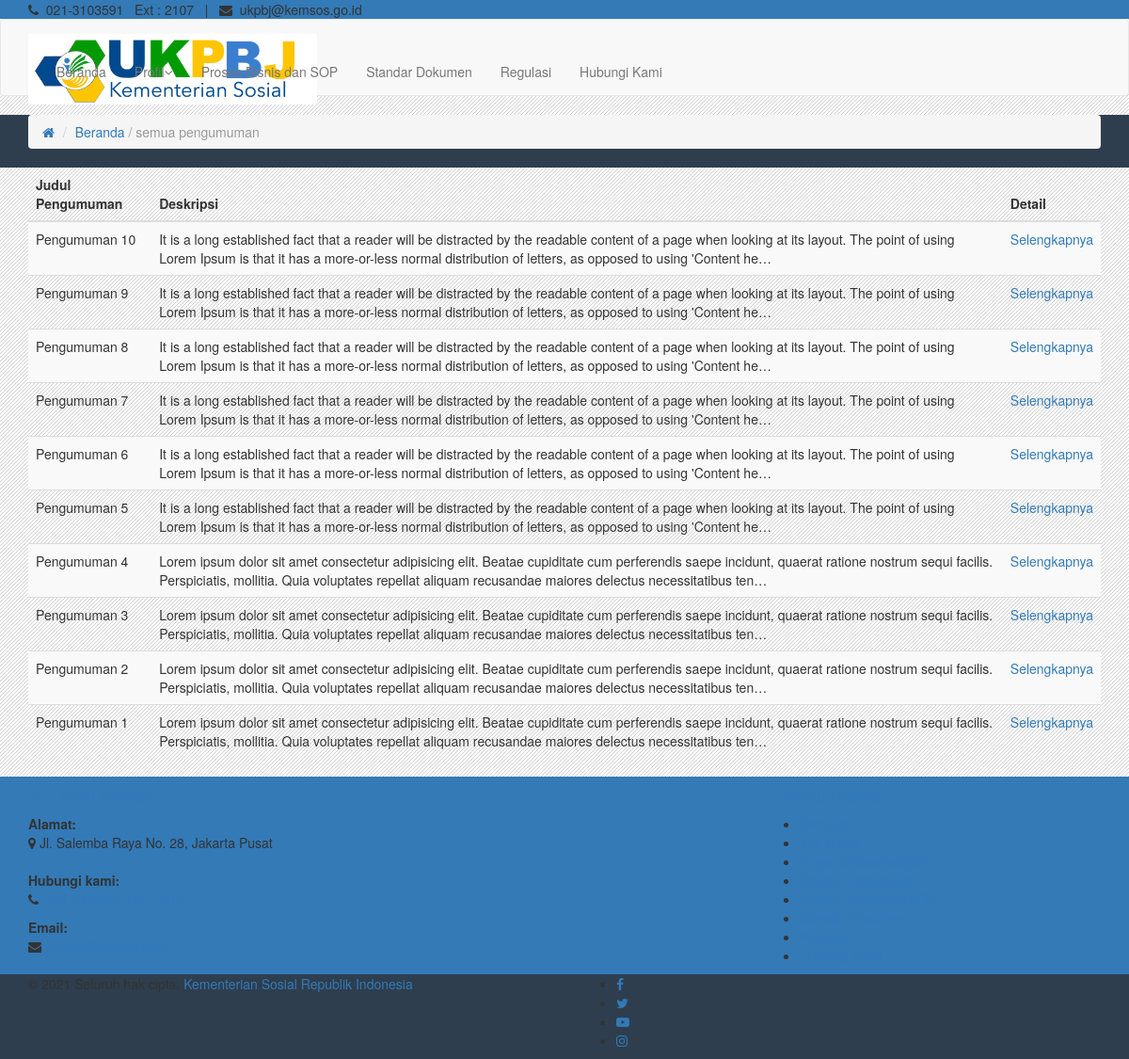
Before: /pengumuman/ with the older database file.
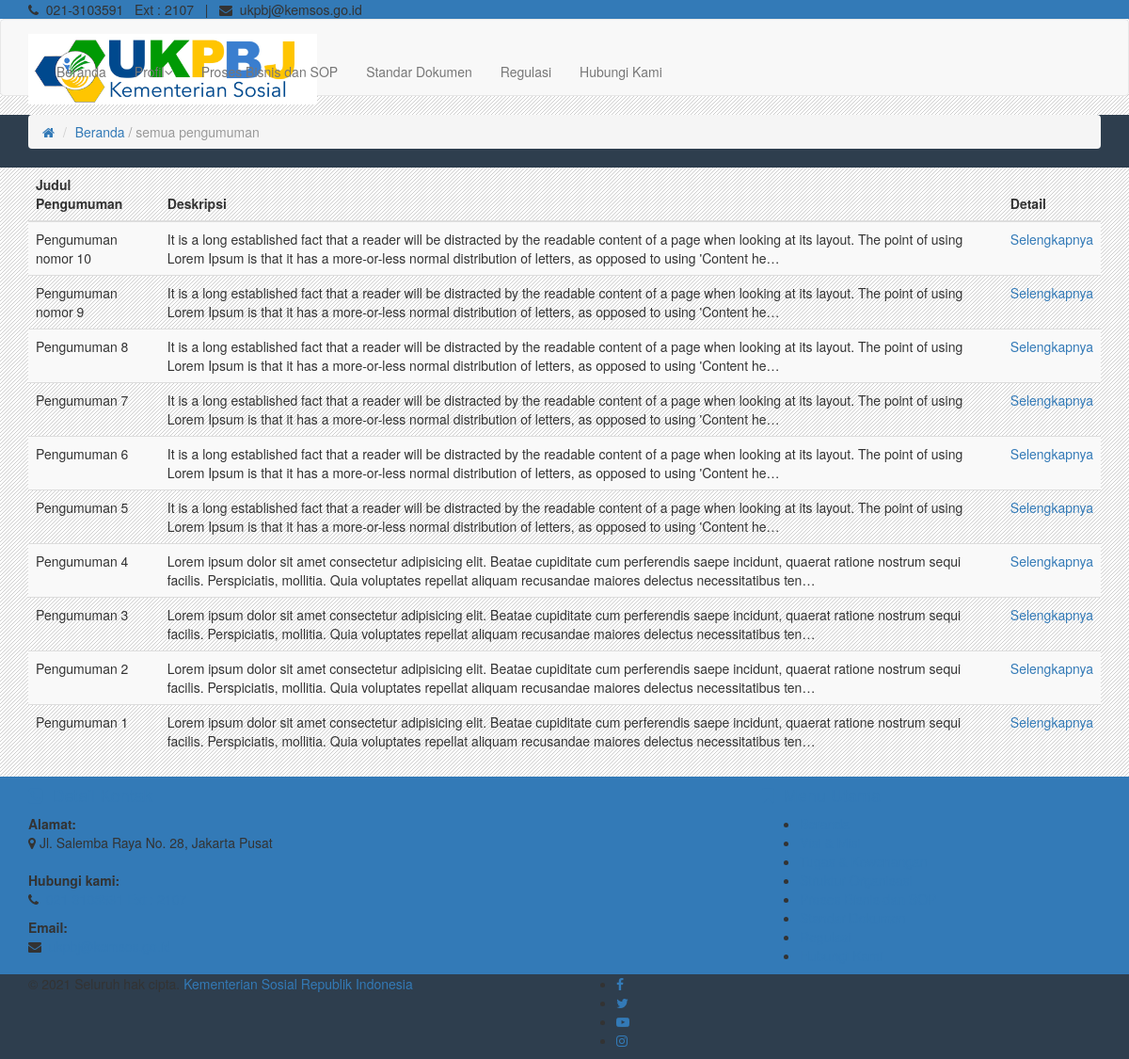
After: the same page with the newer database file.
### portal/models.py (models this page shows, shortened)
class Pengumuman(models.Model):
    title = models.CharField(max_length=200)
    description = models.TextField()
    image = models.ImageField(null=True, blank=True)
    created_date = models.DateTimeField(auto_now_add=True, null=True)
    created_by = models.ForeignKey(User, on_delete=models.CASCADE)

### portal/views.py (the view)
# urls.py: path('pengumuman/', views.all_pengumuman, name='pengumuman'),
def all_pengumuman(request):
    pengumuman = Pengumuman.objects.all().order_by('-id')
    context = {
        'pengumuman': pengumuman,
        'halaman': " / semua pengumuman",
    }
    return render(request, 'portal/pengumuman.html', context)

### portal/templates/portal/pengumuman.html (shortened to what this page needs)
{%  extends 'portal/main.html' %}
{% load static %}
{% block content %}
 <div class="contents">
    <section id="inner-headline">
        <div class="container">
            <div class="row">
                <div class="col-lg-12">
                    <ul class="breadcrumb">
                        <li><a href="index.html"><i class="fa fa-home"></i></a></li>
                        <li class="active"><a href="{% url 'home' %}">Beranda</a>{{halaman}}</li>
                    </ul>
                </div>
            </div>
        </div>
    </section>
    <section id="content">
        <div class="container">
            <div class="row">
                <div class="col-lg-12">
                    <article>
                        <div dir="ltr">
                            <table id="tabel-data" class="table table-striped table-hover" width="100%" cellspacing="0">
                                <thead>
                                    <tr>
                                        <th>Judul Pengumuman</th>
                                        <th>Deskripsi</th>
                                        <th>Detail</th>
                                    </tr>
                                </thead>
                                <tbody>
                                        {% for pengumuman in pengumuman %}
                                        <tr>
                                            <td>{{pengumuman.title}}</td>
                                            <td>{{pengumuman.description|truncatechars:250}}</td>
                                            <td><a href="{% url 'detil_pengumuman' pengumuman.id %}">Selengkapnya</a></td>
                                        </tr>
                                        {% endfor %}
                                </tbody>
                            </table>
                        </div>
                    </article>
                </div>
            </div>
        </div>
    </section>
</div>
{% endblock %}

### portal/templates/portal/main.html (shortened to what this page needs)
{% load static %}
<!DOCTYPE html>
<html lang="en">
<head>
    <link rel="stylesheet" href="https://cdnjs.cloudflare.com/ajax/libs/font-awesome/4.7.0/css/font-awesome.min.css">
    <link rel="stylesheet" href="{% static 'css/kemensos/css/bootstrap.min.css' %}">
    <link rel="stylesheet" href="{% static 'css/kemensos/css/jquery.fancybox.css' %}">
    <link rel="stylesheet" href="{% static 'css/kemensos/css/jcarousel.css' %}">
    <link rel="stylesheet" href="{% static 'css/kemensos/css/flexslider.css' %}">
    <link rel="stylesheet" href="https://kemensos.go.id/frontEnd/css/style.css">
    <link rel="stylesheet" href="{% static 'css/kemensos/css/color.css' %}">
    <link rel="stylesheet" href="{% static 'css/kemensos/css/main.css' %}">
    <link rel="stylesheet" type="text/css" href="https://cdn.datatables.net/1.10.24/css/jquery.dataTables.css">
    <link rel="stylesheet" href="https://cdnjs.cloudflare.com/ajax/libs/font-awesome/4.7.0/css/font-awesome.min.css">
</head>
<body class="js boxed-layout" style="  background-attachment: fixed;background-image:url({% static 'images/kemensos/images/p14.png' %}">
    <div id="wrapper">
        <header>
            <div class="site-top">
                <div class="container">
                    <div>
                        <div class="pull-left">
                            <i class="fa fa-phone"></i></i>
                            &nbsp;<ahref="tel:021-3100470"><spandir="ltr">021-3103591 &nbsp; Ext : 2107</span></a>
                            <span class="top-email">&nbsp; | &nbsp;
                            <i class="fa fa-envelope"></i> &nbsp;<ahref="mailto:ukpbj@kemsos.go.id">ukpbj@kemsos.go.id</a>
                            </span>
                        </div>
                    </div>
                </div>
            </div>
            <div class="navbar navbar-default">
                <div class="container">
                    <div class="navbar-header">
                        <a class="navbar-brand" href="https://kemensos.go.id"><img class="logoukpbj" alt="" src="{% static 'images/kemensos/images/ukpbj.jpg' %}"></a>
                    </div>
                    <div class="navbar-collapse collapse ">
                        <ul class="nav navbar-nav">
                            <li><a href="{% url 'home' %}">Beranda</a></li>
                            <li class="dropdown">
                                <a href="javascript:void(0)" class="dropdown-toggle " data-toggle="dropdown" data-hover="dropdown" data-delay="0" data-close-others="true">Profil<i class="fa fa-angle-down"></i></a>
                            </li>
                            <li><a href="{% url 'probis_sop' %}">Proses Bisnis dan SOP</a></li>
                            <li><a href="{% url 'standar_dokumen' %}">Standar Dokumen</a></li>
                            <li><a href="{% url 'regulasi' %}">Regulasi</a></li>
                            <li><a href="{% url 'kontak' %}">Hubungi Kami</a></li>
                        </ul>
                    </div>
                </div>
        </header>
    {% block content %}
	{% endblock %}
     <footer >
        <div class="container">
            <div class="row">
                <div class="col-lg-8">
                    <div class="widget contacts">
                        <h4 class="widgetheading"><i class="fa fa-phone-square"></i>&nbsp; Detail Kontak</h4>
                        <address><strong>Alamat:</strong><br><i class="fa fa-map-marker"></i>&nbsp;Jl. Salemba Raya No. 28, Jakarta Pusat</address>
                        <p><strong>Hubungi kami:</strong><br><i class="fa fa-phone"></i> &nbsp;<a href="tel:021-3103591"><span dir="ltr">021-3103591 Ext : 2107</span></a></p>
                        <p><strong>Email:</strong><br><i class="fa fa-envelope"></i> &nbsp;<a href="mailto:ukpbj@kemsos.go.id">ukpbj@kemsos.go.id</a></p>
                    </div>
                </div>
                <div class="col-lg-4">
                    <div class="widget">
                        <h4 class="widgetheading"><i class="fa fa-bookmark"></i>&nbsp; Menu Utama</h4>
                            <ul class="link-list">
                                <li><a href="{% url 'home' %}">Beranda</a></li>
                                <li><a href="{% url 'visi_misi' %}">Visi & Misi</a></li>
                                <li><a href="{% url 'tugas_kewenangan' %}">Tugas & Kewenangan</a></li>
                                <li><a href="{% url 'struktur_organisasi' %}">Struktur Organisasi</a></li>
                                <li><a href="{% url 'probis_sop' %}">Proses Bisnis dan SOP</a></li>
                                <li><a href="{% url 'standar_dokumen' %}">Standar Dokumen</a></li>
                                <li><a href="{% url 'regulasi' %}">Regulasi</a></li>
                                <li><a href="{% url 'kontak' %}">Hubungi Kami</a></li>
                            </ul>
                    </div>
                </div>
        </div>
        </div>
        <div id="sub-footer">
            <div class="container">
                    <div class="row">
                        <div class="col-lg-6">
                            <div class="copyright">&copy; 2021 Seluruh hak cipta. <a>Kementerian Sosial Republik Indonesia</a>
                        </div>
                    </div>
                <div class="col-lg-6">
                    <ul class="social-network">
                        <li><a href="#" data-placement="top" title="Facebook" target="_blank"><i class="fa fa-facebook"></i></a></li>
                        <li><a href="#" data-placement="top" title="Twitter" target="_blank"><i class="fa fa-twitter"></i></a></li>
                        <li><a href="#" data-placement="top" title="Youtube" target="_blank"><i class="fa fa-youtube-play"></i></a></li>
                        <li><a href="#" data-placement="top" title="Instagram" target="_blank"><i class="fa fa-instagram"></i></a></li>
                    </ul>
                </div>
            </div>
        </div>
        </div>
        </footer>
        </div>
    </body>
    </html>

### static/css/kemensos/css/color.css (style rules this page uses)
a, a:hover, a:focus, a:active, footer a.text-link:hover, strike, .post-meta span a:hover, footer a.text-link, ul.meta-post li a:hover, ul.cat li a:hover, ul.recent li h6 a:hover, ul.portfolio-categ li.active a, ul.portfolio-categ li.active a:hover, ul.portfolio-categ li a:hover, ul.related-post li h4 a:hover, span.highlight, article .post-heading h3 a:hover, .navbar .nav > .active > a, .navbar .nav > .active > a:hover, .navbar .nav > li > a:hover, .navbar .nav > li > a:focus, .navbar .nav > .active > a:focus { color: #3494c8; }
footer { background: #3494c8; }
#sub-footer { background: #2e3e4e; }
.site-top { background: #3494c8; }
.box-gray .icon .fa, h4, .heading { color: #3494c8; }
#inner-headline { background: #2e3e4e; }

### static/css/kemensos/css/main.css (style rules this page uses)
a, a:hover, a:focus, a:active, footer a.text-link:hover, strike, .post-meta span a:hover, footer a.text-link, ul.meta-post li a:hover, ul.cat li a:hover, ul.recent li h6 a:hover, ul.portfolio-categ li.active a, ul.portfolio-categ li.active a:hover, ul.portfolio-categ li a:hover, ul.related-post li h4 a:hover, span.highlight, article .post-heading h3 a:hover, .navbar .nav > .active > a, .navbar .nav > .active > a:hover, .navbar .nav > li > a:hover, .navbar .nav > li > a:focus, .navbar .nav > .active > a:focus { color: #337ab7; }
footer { background: #337ab7; }
#sub-footer { background: #2e3e4e; }
.site-top { background: #337ab7; }
.box-gray .icon .fa, h4, .heading { color: #337ab7; }
#inner-headline { background: #2e3e4e; }

### portal/templates/portal/main.html (style rules this page uses)
.logoukpbj { width: 30%; height: auto; }

Changed rows visible on the page:
changed Pengumuman: title "Pengumuman 10" → "Pengumuman nomor 10"
changed Pengumuman: title "Pengumuman 9" → "Pengumuman nomor 9"
